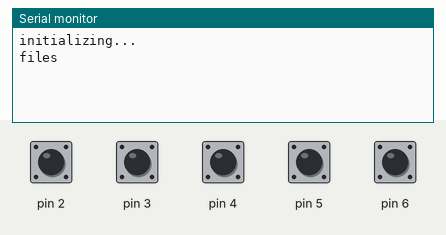
Bench run of a sketch on a simulated Arduino Uno, built with avr-gcc and run on an emulated ATmega328P. Shown: the last lines printed to the serial monitor. The inputs (shaded band) are chosen by the test bench; at power-on: pin 2–6 HIGH. The audio player accepts every command and is not drawn.

Above: at 1.2 s.
1.3 s: pin 2 pulled LOW for 0.15 s
At 3.1 s:
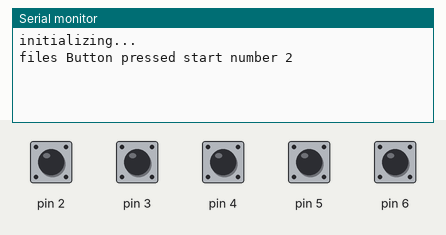
3.4 s: pin 3 pulled LOW for 1 s
At 5.3 s:
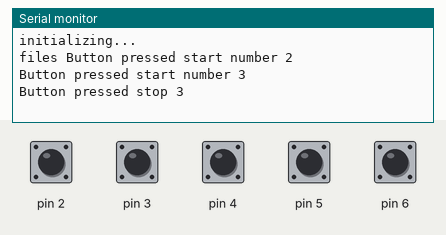
6.1 s: pin 4 pulled LOW for 0.15 s
At 7.5 s:
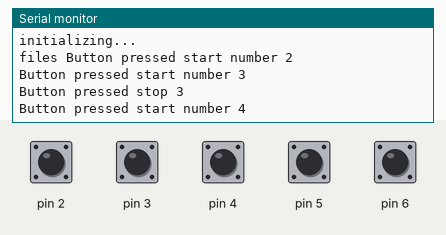
7.7 s: pin 5 pulled LOW for 0.15 s
At 9.1 s:
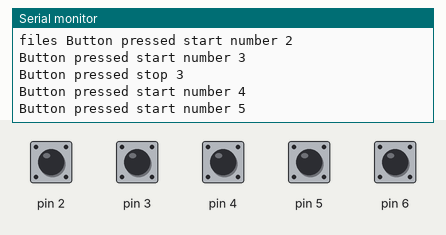
9.3 s: pin 6 pulled LOW for 0.15 s
At 10.5 s:
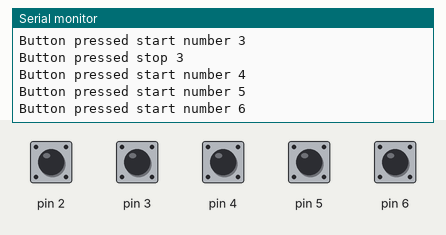
10.9 s: pin 2 pulled LOW for 1 s
At 13.4 s:
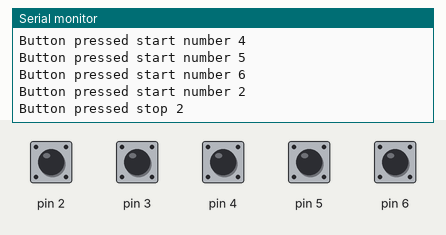
Timing chart, 0 to 14.4 s (numbered marks = the images above; inputs shaded):
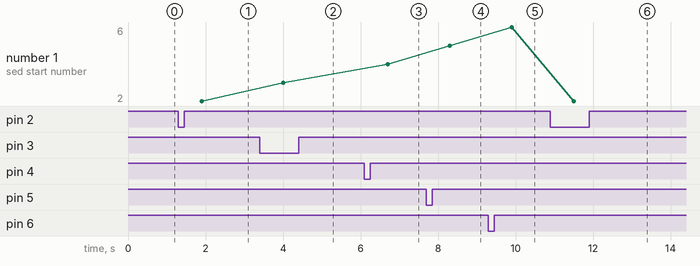

The sketch:

code.ino
```cpp
#include <SoftwareSerial.h>
#include <DFMiniMp3.h>

volatile int buttonState = 0;
int state=0;
int buttonpressed=0;
int i;

class Mp3Notify
{
public:
  static void OnError(uint16_t errorCode)
  {
    // see DfMp3_Error for code meaning
    Serial.println();
    Serial.print("Com Error ");
    Serial.println(errorCode);
  }

  static void OnPlayFinished(uint16_t globalTrack)
  {
    Serial.println();
    Serial.print("Play finished for #");
    Serial.println(globalTrack);
    state=0;
  }

  static void OnCardOnline(uint16_t code)
  {
    Serial.println();
    Serial.print("Card online ");
    Serial.println(code);
  }

  static void OnCardInserted(uint16_t code)
  {
    Serial.println();
    Serial.print("Card inserted ");
    Serial.println(code);
  }

  static void OnCardRemoved(uint16_t code)
  {
    Serial.println();
    Serial.print("Card removed ");
    Serial.println(code);
  }
};

SoftwareSerial secondarySerial(11, 10); // RX, TX
DFMiniMp3<SoftwareSerial, Mp3Notify> mp3(secondarySerial);

void setup()
{
  Serial.begin(115200);
  Serial.println("initializing...");
  mp3.begin();
  uint16_t volume = mp3.getVolume();
  mp3.setVolume(18);
  uint16_t count = mp3.getTotalTrackCount();
  Serial.print("files ");
  for (i=2;i<=6;i++)
   {
     pinMode(i, INPUT_PULLUP);digitalWrite(i,1);
   }
  mp3.stop();

}

void waitMilliseconds(uint16_t msWait)
{
  uint32_t start = millis();
  while ((millis() - start) < msWait)
  {
    mp3.loop();
    delay(1);
  }
}

void loop()
{
   for (i=2;i<=6;i++)
   {
     if (digitalRead(i) == 0)
    {
     buttonpressed=i;
     waitMilliseconds(600);
    }
   }

  if (buttonpressed==state && state>0)
   {
    Serial.print("Button pressed stop ");
    Serial.println(buttonpressed);
    mp3.stop();
    state=0;
    buttonpressed=0;
   };

   if (buttonpressed>0)
   {
    Serial.print("Button pressed start number ");
    Serial.println(buttonpressed);
    mp3.playFolderTrack(1,buttonpressed-1);
    state=buttonpressed;
    buttonpressed=0;
   }

   mp3.loop();
}
```

Measured:
- after the input at 1.3 s, the serial monitor: prints a new line after 0.60 s (image 1)
- after the input at 3.4 s, the serial monitor: prints a new line after 0.60 s (image 2)
- after the input at 6.1 s, the serial monitor: prints a new line after 0.60 s (image 3)
- after the input at 7.7 s, the serial monitor: prints a new line after 0.60 s (image 4)
- after the input at 9.3 s, the serial monitor: prints a new line after 0.60 s (image 5)
- after the input at 10.9 s, the serial monitor: prints a new line after 0.60 s (image 6)
- plotted number 1: 2 → 3 after the input at 3.4 s, 3 → 4 after the input at 6.1 s, 4 → 5 after the input at 7.7 s, 5 → 6 after the input at 9.3 s, 6 → 2 after the input at 10.9 s
